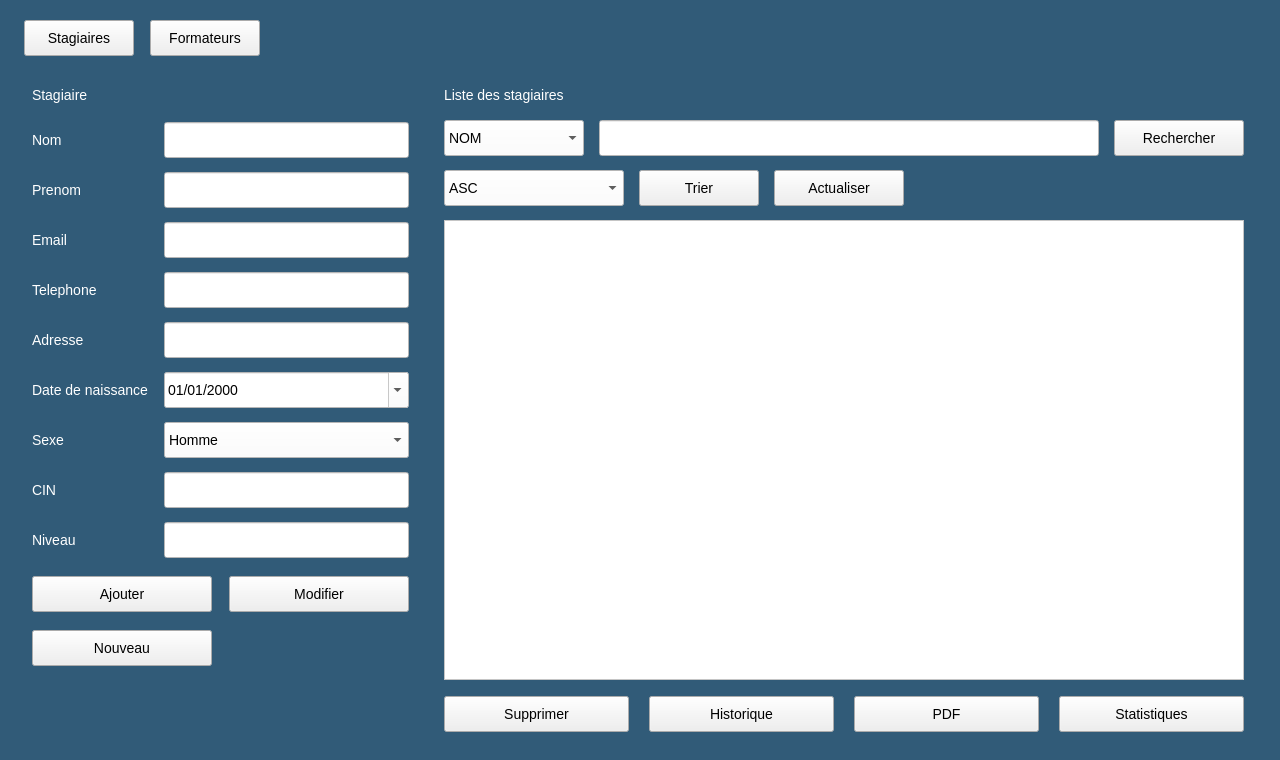
<?xml version="1.0" encoding="utf-8"?>
<ui version="4.0">
  <class>MainWindow</class>
  <widget class="QMainWindow" name="MainWindow">
    <property name="geometry">
      <rect>
        <x>0</x>
        <y>0</y>
        <width>1280</width>
        <height>760</height>
      </rect>
    </property>
    <property name="minimumSize">
      <size>
        <width>1280</width>
        <height>760</height>
      </size>
    </property>
    <property name="maximumSize">
      <size>
        <width>1280</width>
        <height>760</height>
      </size>
    </property>
    <property name="windowTitle">
      <string>Gestion de formation</string>
    </property>
    <property name="styleSheet">
      <string>QWidget { font-family: "Segoe UI"; font-size: 14px; }
QWidget#centralwidget { background-color: #315b78; }
QLabel { color: white; }
QLineEdit, QComboBox, QDateEdit { background-color: white; color: black; min-height: 30px; }
QPushButton { color: black; }
QTableView { background-color: white; color: black; gridline-color: #cccccc; selection-background-color: #c6dce9; selection-color: black; }
QHeaderView::section { background-color: #eeeeee; color: black; padding: 6px; border: 1px solid #cccccc; }</string>
    </property>
    <widget class="QWidget" name="centralwidget">
      <widget class="QPushButton" name="bt_page_stagiaires">
        <property name="geometry">
          <rect>
            <x>24</x>
            <y>20</y>
            <width>110</width>
            <height>36</height>
          </rect>
        </property>
        <property name="text">
          <string>Stagiaires</string>
        </property>
        <property name="minimumSize">
          <size>
            <width>100</width>
            <height>36</height>
          </size>
        </property>
      </widget>
      <widget class="QPushButton" name="bt_page_formateurs">
        <property name="geometry">
          <rect>
            <x>150</x>
            <y>20</y>
            <width>110</width>
            <height>36</height>
          </rect>
        </property>
        <property name="text">
          <string>Formateurs</string>
        </property>
        <property name="minimumSize">
          <size>
            <width>100</width>
            <height>36</height>
          </size>
        </property>
      </widget>
      <widget class="QStackedWidget" name="stackedWidget">
        <property name="geometry">
          <rect>
            <x>24</x>
            <y>80</y>
            <width>1232</width>
            <height>660</height>
          </rect>
        </property>
        <widget class="QWidget" name="page_stagiaires">
          <widget class="QLabel" name="title_stagiaire">
            <property name="geometry">
              <rect>
                <x>8</x>
                <y>0</y>
                <width>370</width>
                <height>30</height>
              </rect>
            </property>
            <property name="text">
              <string>Stagiaire</string>
            </property>
          </widget>
          <widget class="QLabel" name="label_nom_stagiaire">
            <property name="geometry">
              <rect>
                <x>8</x>
                <y>42</y>
                <width>125</width>
                <height>36</height>
              </rect>
            </property>
            <property name="text">
              <string>Nom</string>
            </property>
          </widget>
          <widget class="QLineEdit" name="nom_stagiaire">
            <property name="geometry">
              <rect>
                <x>140</x>
                <y>42</y>
                <width>245</width>
                <height>36</height>
              </rect>
            </property>
          </widget>
          <widget class="QLabel" name="label_prenom_stagiaire">
            <property name="geometry">
              <rect>
                <x>8</x>
                <y>92</y>
                <width>125</width>
                <height>36</height>
              </rect>
            </property>
            <property name="text">
              <string>Prenom</string>
            </property>
          </widget>
          <widget class="QLineEdit" name="prenom_stagiaire">
            <property name="geometry">
              <rect>
                <x>140</x>
                <y>92</y>
                <width>245</width>
                <height>36</height>
              </rect>
            </property>
          </widget>
          <widget class="QLabel" name="label_email_stagiaire">
            <property name="geometry">
              <rect>
                <x>8</x>
                <y>142</y>
                <width>125</width>
                <height>36</height>
              </rect>
            </property>
            <property name="text">
              <string>Email</string>
            </property>
          </widget>
          <widget class="QLineEdit" name="email_stagiaire">
            <property name="geometry">
              <rect>
                <x>140</x>
                <y>142</y>
                <width>245</width>
                <height>36</height>
              </rect>
            </property>
          </widget>
          <widget class="QLabel" name="label_telephone_stagiaire">
            <property name="geometry">
              <rect>
                <x>8</x>
                <y>192</y>
                <width>125</width>
                <height>36</height>
              </rect>
            </property>
            <property name="text">
              <string>Telephone</string>
            </property>
          </widget>
          <widget class="QLineEdit" name="telephone_stagiaire">
            <property name="geometry">
              <rect>
                <x>140</x>
                <y>192</y>
                <width>245</width>
                <height>36</height>
              </rect>
            </property>
          </widget>
          <widget class="QLabel" name="label_adresse_stagiaire">
            <property name="geometry">
              <rect>
                <x>8</x>
                <y>242</y>
                <width>125</width>
                <height>36</height>
              </rect>
            </property>
            <property name="text">
              <string>Adresse</string>
            </property>
          </widget>
          <widget class="QLineEdit" name="adresse_stagiaire">
            <property name="geometry">
              <rect>
                <x>140</x>
                <y>242</y>
                <width>245</width>
                <height>36</height>
              </rect>
            </property>
          </widget>
          <widget class="QLabel" name="label_date_de_naissance_stagiaire">
            <property name="geometry">
              <rect>
                <x>8</x>
                <y>292</y>
                <width>125</width>
                <height>36</height>
              </rect>
            </property>
            <property name="text">
              <string>Date de naissance</string>
            </property>
          </widget>
          <widget class="QDateEdit" name="date_de_naissance_stagiaire">
            <property name="geometry">
              <rect>
                <x>140</x>
                <y>292</y>
                <width>245</width>
                <height>36</height>
              </rect>
            </property>
            <property name="calendarPopup">
              <bool>true</bool>
            </property>
            <property name="displayFormat">
              <string>dd/MM/yyyy</string>
            </property>
          </widget>
          <widget class="QLabel" name="label_sexe_stagiaire">
            <property name="geometry">
              <rect>
                <x>8</x>
                <y>342</y>
                <width>125</width>
                <height>36</height>
              </rect>
            </property>
            <property name="text">
              <string>Sexe</string>
            </property>
          </widget>
          <widget class="QComboBox" name="sexe_stagiaire">
            <property name="geometry">
              <rect>
                <x>140</x>
                <y>342</y>
                <width>245</width>
                <height>36</height>
              </rect>
            </property>
            <item>
              <property name="text">
                <string>Homme</string>
              </property>
            </item>
            <item>
              <property name="text">
                <string>Femme</string>
              </property>
            </item>
          </widget>
          <widget class="QLabel" name="label_cin_stagiaire">
            <property name="geometry">
              <rect>
                <x>8</x>
                <y>392</y>
                <width>125</width>
                <height>36</height>
              </rect>
            </property>
            <property name="text">
              <string>CIN</string>
            </property>
          </widget>
          <widget class="QLineEdit" name="cin_stagiaire">
            <property name="geometry">
              <rect>
                <x>140</x>
                <y>392</y>
                <width>245</width>
                <height>36</height>
              </rect>
            </property>
          </widget>
          <widget class="QLabel" name="label_niveau_stagiaire">
            <property name="geometry">
              <rect>
                <x>8</x>
                <y>442</y>
                <width>125</width>
                <height>36</height>
              </rect>
            </property>
            <property name="text">
              <string>Niveau</string>
            </property>
          </widget>
          <widget class="QLineEdit" name="niveau_stagiaire">
            <property name="geometry">
              <rect>
                <x>140</x>
                <y>442</y>
                <width>245</width>
                <height>36</height>
              </rect>
            </property>
          </widget>
          <widget class="QPushButton" name="bt_ajouter_stagiaire">
            <property name="geometry">
              <rect>
                <x>8</x>
                <y>496</y>
                <width>180</width>
                <height>36</height>
              </rect>
            </property>
            <property name="text">
              <string>Ajouter</string>
            </property>
            <property name="minimumSize">
              <size>
                <width>100</width>
                <height>36</height>
              </size>
            </property>
          </widget>
          <widget class="QPushButton" name="bt_modifier_stagiaire">
            <property name="geometry">
              <rect>
                <x>205</x>
                <y>496</y>
                <width>180</width>
                <height>36</height>
              </rect>
            </property>
            <property name="text">
              <string>Modifier</string>
            </property>
            <property name="minimumSize">
              <size>
                <width>100</width>
                <height>36</height>
              </size>
            </property>
          </widget>
          <widget class="QPushButton" name="bt_vider_stagiaire">
            <property name="geometry">
              <rect>
                <x>8</x>
                <y>550</y>
                <width>180</width>
                <height>36</height>
              </rect>
            </property>
            <property name="text">
              <string>Nouveau</string>
            </property>
            <property name="minimumSize">
              <size>
                <width>100</width>
                <height>36</height>
              </size>
            </property>
          </widget>
          <widget class="QLabel" name="listTitle_stagiaire">
            <property name="geometry">
              <rect>
                <x>420</x>
                <y>0</y>
                <width>800</width>
                <height>30</height>
              </rect>
            </property>
            <property name="text">
              <string>Liste des stagiaires</string>
            </property>
          </widget>
          <widget class="QComboBox" name="choix_stagiaire">
            <property name="geometry">
              <rect>
                <x>420</x>
                <y>40</y>
                <width>140</width>
                <height>36</height>
              </rect>
            </property>
            <item>
              <property name="text">
                <string>NOM</string>
              </property>
            </item>
            <item>
              <property name="text">
                <string>PRENOM</string>
              </property>
            </item>
            <item>
              <property name="text">
                <string>EMAIL</string>
              </property>
            </item>
            <item>
              <property name="text">
                <string>TELEPHONE</string>
              </property>
            </item>
            <item>
              <property name="text">
                <string>ADRESSE</string>
              </property>
            </item>
            <item>
              <property name="text">
                <string>SEXE</string>
              </property>
            </item>
            <item>
              <property name="text">
                <string>CIN</string>
              </property>
            </item>
            <item>
              <property name="text">
                <string>NIVEAU</string>
              </property>
            </item>
          </widget>
          <widget class="QLineEdit" name="chercher_stagiaire">
            <property name="geometry">
              <rect>
                <x>575</x>
                <y>40</y>
                <width>500</width>
                <height>36</height>
              </rect>
            </property>
          </widget>
          <widget class="QPushButton" name="bt_chercher_stagiaire">
            <property name="geometry">
              <rect>
                <x>1090</x>
                <y>40</y>
                <width>130</width>
                <height>36</height>
              </rect>
            </property>
            <property name="text">
              <string>Rechercher</string>
            </property>
            <property name="minimumSize">
              <size>
                <width>100</width>
                <height>36</height>
              </size>
            </property>
          </widget>
          <widget class="QComboBox" name="ordre_stagiaire">
            <property name="geometry">
              <rect>
                <x>420</x>
                <y>90</y>
                <width>180</width>
                <height>36</height>
              </rect>
            </property>
            <item>
              <property name="text">
                <string>ASC</string>
              </property>
            </item>
            <item>
              <property name="text">
                <string>DESC</string>
              </property>
            </item>
          </widget>
          <widget class="QPushButton" name="bt_tri_stagiaire">
            <property name="geometry">
              <rect>
                <x>615</x>
                <y>90</y>
                <width>120</width>
                <height>36</height>
              </rect>
            </property>
            <property name="text">
              <string>Trier</string>
            </property>
            <property name="minimumSize">
              <size>
                <width>100</width>
                <height>36</height>
              </size>
            </property>
          </widget>
          <widget class="QPushButton" name="bt_actualiser_stagiaire">
            <property name="geometry">
              <rect>
                <x>750</x>
                <y>90</y>
                <width>130</width>
                <height>36</height>
              </rect>
            </property>
            <property name="text">
              <string>Actualiser</string>
            </property>
            <property name="minimumSize">
              <size>
                <width>100</width>
                <height>36</height>
              </size>
            </property>
          </widget>
          <widget class="QTableView" name="tableView_stagiaire">
            <property name="geometry">
              <rect>
                <x>420</x>
                <y>140</y>
                <width>800</width>
                <height>460</height>
              </rect>
            </property>
          </widget>
          <widget class="QPushButton" name="bt_supprimer_stagiaire">
            <property name="geometry">
              <rect>
                <x>420</x>
                <y>616</y>
                <width>185</width>
                <height>36</height>
              </rect>
            </property>
            <property name="text">
              <string>Supprimer</string>
            </property>
            <property name="minimumSize">
              <size>
                <width>100</width>
                <height>36</height>
              </size>
            </property>
          </widget>
          <widget class="QPushButton" name="bt_historique_stagiaire">
            <property name="geometry">
              <rect>
                <x>625</x>
                <y>616</y>
                <width>185</width>
                <height>36</height>
              </rect>
            </property>
            <property name="text">
              <string>Historique</string>
            </property>
            <property name="minimumSize">
              <size>
                <width>100</width>
                <height>36</height>
              </size>
            </property>
          </widget>
          <widget class="QPushButton" name="bt_pdf_stagiaire">
            <property name="geometry">
              <rect>
                <x>830</x>
                <y>616</y>
                <width>185</width>
                <height>36</height>
              </rect>
            </property>
            <property name="text">
              <string>PDF</string>
            </property>
            <property name="minimumSize">
              <size>
                <width>100</width>
                <height>36</height>
              </size>
            </property>
          </widget>
          <widget class="QPushButton" name="bt_stat_stagiaire">
            <property name="geometry">
              <rect>
                <x>1035</x>
                <y>616</y>
                <width>185</width>
                <height>36</height>
              </rect>
            </property>
            <property name="text">
              <string>Statistiques</string>
            </property>
            <property name="minimumSize">
              <size>
                <width>100</width>
                <height>36</height>
              </size>
            </property>
          </widget>
        </widget>
        <widget class="QWidget" name="page_formateurs">
          <widget class="QLabel" name="title_formateur">
            <property name="geometry">
              <rect>
                <x>8</x>
                <y>0</y>
                <width>370</width>
                <height>30</height>
              </rect>
            </property>
            <property name="text">
              <string>Formateur</string>
            </property>
          </widget>
          <widget class="QLabel" name="label_nom_formateur">
            <property name="geometry">
              <rect>
                <x>8</x>
                <y>42</y>
                <width>125</width>
                <height>36</height>
              </rect>
            </property>
            <property name="text">
              <string>Nom</string>
            </property>
          </widget>
          <widget class="QLineEdit" name="nom_formateur">
            <property name="geometry">
              <rect>
                <x>140</x>
                <y>42</y>
                <width>245</width>
                <height>36</height>
              </rect>
            </property>
          </widget>
          <widget class="QLabel" name="label_prenom_formateur">
            <property name="geometry">
              <rect>
                <x>8</x>
                <y>92</y>
                <width>125</width>
                <height>36</height>
              </rect>
            </property>
            <property name="text">
              <string>Prenom</string>
            </property>
          </widget>
          <widget class="QLineEdit" name="prenom_formateur">
            <property name="geometry">
              <rect>
                <x>140</x>
                <y>92</y>
                <width>245</width>
                <height>36</height>
              </rect>
            </property>
          </widget>
          <widget class="QLabel" name="label_cin_formateur">
            <property name="geometry">
              <rect>
                <x>8</x>
                <y>142</y>
                <width>125</width>
                <height>36</height>
              </rect>
            </property>
            <property name="text">
              <string>CIN</string>
            </property>
          </widget>
          <widget class="QLineEdit" name="cin_formateur">
            <property name="geometry">
              <rect>
                <x>140</x>
                <y>142</y>
                <width>245</width>
                <height>36</height>
              </rect>
            </property>
          </widget>
          <widget class="QLabel" name="label_email_formateur">
            <property name="geometry">
              <rect>
                <x>8</x>
                <y>192</y>
                <width>125</width>
                <height>36</height>
              </rect>
            </property>
            <property name="text">
              <string>Email</string>
            </property>
          </widget>
          <widget class="QLineEdit" name="email_formateur">
            <property name="geometry">
              <rect>
                <x>140</x>
                <y>192</y>
                <width>245</width>
                <height>36</height>
              </rect>
            </property>
          </widget>
          <widget class="QLabel" name="label_telephone_formateur">
            <property name="geometry">
              <rect>
                <x>8</x>
                <y>242</y>
                <width>125</width>
                <height>36</height>
              </rect>
            </property>
            <property name="text">
              <string>Telephone</string>
            </property>
          </widget>
          <widget class="QLineEdit" name="telephone_formateur">
            <property name="geometry">
              <rect>
                <x>140</x>
                <y>242</y>
                <width>245</width>
                <height>36</height>
              </rect>
            </property>
          </widget>
          <widget class="QLabel" name="label_specialite_formateur">
            <property name="geometry">
              <rect>
                <x>8</x>
                <y>292</y>
                <width>125</width>
                <height>36</height>
              </rect>
            </property>
            <property name="text">
              <string>Specialite</string>
            </property>
          </widget>
          <widget class="QLineEdit" name="specialite_formateur">
            <property name="geometry">
              <rect>
                <x>140</x>
                <y>292</y>
                <width>245</width>
                <height>36</height>
              </rect>
            </property>
          </widget>
          <widget class="QLabel" name="label_date_embauche_formateur">
            <property name="geometry">
              <rect>
                <x>8</x>
                <y>342</y>
                <width>125</width>
                <height>36</height>
              </rect>
            </property>
            <property name="text">
              <string>Date d'embauche</string>
            </property>
          </widget>
          <widget class="QDateEdit" name="date_embauche_formateur">
            <property name="geometry">
              <rect>
                <x>140</x>
                <y>342</y>
                <width>245</width>
                <height>36</height>
              </rect>
            </property>
            <property name="calendarPopup">
              <bool>true</bool>
            </property>
            <property name="displayFormat">
              <string>dd/MM/yyyy</string>
            </property>
          </widget>
          <widget class="QLabel" name="label_statut_formateur">
            <property name="geometry">
              <rect>
                <x>8</x>
                <y>392</y>
                <width>125</width>
                <height>36</height>
              </rect>
            </property>
            <property name="text">
              <string>Statut</string>
            </property>
          </widget>
          <widget class="QComboBox" name="statut_formateur">
            <property name="geometry">
              <rect>
                <x>140</x>
                <y>392</y>
                <width>245</width>
                <height>36</height>
              </rect>
            </property>
            <item>
              <property name="text">
                <string>Actif</string>
              </property>
            </item>
            <item>
              <property name="text">
                <string>Inactif</string>
              </property>
            </item>
          </widget>
          <widget class="QLabel" name="label_sexe_formateur">
            <property name="geometry">
              <rect>
                <x>8</x>
                <y>442</y>
                <width>125</width>
                <height>36</height>
              </rect>
            </property>
            <property name="text">
              <string>Sexe</string>
            </property>
          </widget>
          <widget class="QComboBox" name="sexe_formateur">
            <property name="geometry">
              <rect>
                <x>140</x>
                <y>442</y>
                <width>245</width>
                <height>36</height>
              </rect>
            </property>
            <item>
              <property name="text">
                <string>Homme</string>
              </property>
            </item>
            <item>
              <property name="text">
                <string>Femme</string>
              </property>
            </item>
          </widget>
          <widget class="QPushButton" name="bt_ajouter_formateur">
            <property name="geometry">
              <rect>
                <x>8</x>
                <y>496</y>
                <width>180</width>
                <height>36</height>
              </rect>
            </property>
            <property name="text">
              <string>Ajouter</string>
            </property>
            <property name="minimumSize">
              <size>
                <width>100</width>
                <height>36</height>
              </size>
            </property>
          </widget>
          <widget class="QPushButton" name="bt_modifier_formateur">
            <property name="geometry">
              <rect>
                <x>205</x>
                <y>496</y>
                <width>180</width>
                <height>36</height>
              </rect>
            </property>
            <property name="text">
              <string>Modifier</string>
            </property>
            <property name="minimumSize">
              <size>
                <width>100</width>
                <height>36</height>
              </size>
            </property>
          </widget>
          <widget class="QPushButton" name="bt_vider_formateur">
            <property name="geometry">
              <rect>
                <x>8</x>
                <y>550</y>
                <width>180</width>
                <height>36</height>
              </rect>
            </property>
            <property name="text">
              <string>Nouveau</string>
            </property>
            <property name="minimumSize">
              <size>
                <width>100</width>
                <height>36</height>
              </size>
            </property>
          </widget>
          <widget class="QLabel" name="listTitle_formateur">
            <property name="geometry">
              <rect>
                <x>420</x>
                <y>0</y>
                <width>800</width>
                <height>30</height>
              </rect>
            </property>
            <property name="text">
              <string>Liste des formateurs</string>
            </property>
          </widget>
          <widget class="QComboBox" name="choix_formateur">
            <property name="geometry">
              <rect>
                <x>420</x>
                <y>40</y>
                <width>140</width>
                <height>36</height>
              </rect>
            </property>
            <item>
              <property name="text">
                <string>NOM</string>
              </property>
            </item>
            <item>
              <property name="text">
                <string>PRENOM</string>
              </property>
            </item>
            <item>
              <property name="text">
                <string>CIN</string>
              </property>
            </item>
            <item>
              <property name="text">
                <string>EMAIL</string>
              </property>
            </item>
            <item>
              <property name="text">
                <string>TELEPHONE</string>
              </property>
            </item>
            <item>
              <property name="text">
                <string>SPECIALITE</string>
              </property>
            </item>
            <item>
              <property name="text">
                <string>STATUT</string>
              </property>
            </item>
            <item>
              <property name="text">
                <string>SEXE</string>
              </property>
            </item>
          </widget>
          <widget class="QLineEdit" name="chercher_formateur">
            <property name="geometry">
              <rect>
                <x>575</x>
                <y>40</y>
                <width>500</width>
                <height>36</height>
              </rect>
            </property>
          </widget>
          <widget class="QPushButton" name="bt_chercher_formateur">
            <property name="geometry">
              <rect>
                <x>1090</x>
                <y>40</y>
                <width>130</width>
                <height>36</height>
              </rect>
            </property>
            <property name="text">
              <string>Rechercher</string>
            </property>
            <property name="minimumSize">
              <size>
                <width>100</width>
                <height>36</height>
              </size>
            </property>
          </widget>
          <widget class="QComboBox" name="ordre_formateur">
            <property name="geometry">
              <rect>
                <x>420</x>
                <y>90</y>
                <width>180</width>
                <height>36</height>
              </rect>
            </property>
            <item>
              <property name="text">
                <string>ASC</string>
              </property>
            </item>
            <item>
              <property name="text">
                <string>DESC</string>
              </property>
            </item>
          </widget>
          <widget class="QPushButton" name="bt_tri_formateur">
            <property name="geometry">
              <rect>
                <x>615</x>
                <y>90</y>
                <width>120</width>
                <height>36</height>
              </rect>
            </property>
            <property name="text">
              <string>Trier</string>
            </property>
            <property name="minimumSize">
              <size>
                <width>100</width>
                <height>36</height>
              </size>
            </property>
          </widget>
          <widget class="QPushButton" name="bt_actualiser_formateur">
            <property name="geometry">
              <rect>
                <x>750</x>
                <y>90</y>
                <width>130</width>
                <height>36</height>
              </rect>
            </property>
            <property name="text">
              <string>Actualiser</string>
            </property>
            <property name="minimumSize">
              <size>
                <width>100</width>
                <height>36</height>
              </size>
            </property>
          </widget>
          <widget class="QTableView" name="tableView_formateur">
            <property name="geometry">
              <rect>
                <x>420</x>
                <y>140</y>
                <width>800</width>
                <height>460</height>
              </rect>
            </property>
          </widget>
          <widget class="QPushButton" name="bt_supprimer_formateur">
            <property name="geometry">
              <rect>
                <x>420</x>
                <y>616</y>
                <width>185</width>
                <height>36</height>
              </rect>
            </property>
            <property name="text">
              <string>Supprimer</string>
            </property>
            <property name="minimumSize">
              <size>
                <width>100</width>
                <height>36</height>
              </size>
            </property>
          </widget>
          <widget class="QPushButton" name="bt_historique_formateur">
            <property name="geometry">
              <rect>
                <x>625</x>
                <y>616</y>
                <width>185</width>
                <height>36</height>
              </rect>
            </property>
            <property name="text">
              <string>Historique</string>
            </property>
            <property name="minimumSize">
              <size>
                <width>100</width>
                <height>36</height>
              </size>
            </property>
          </widget>
          <widget class="QPushButton" name="bt_pdf_formateur">
            <property name="geometry">
              <rect>
                <x>830</x>
                <y>616</y>
                <width>185</width>
                <height>36</height>
              </rect>
            </property>
            <property name="text">
              <string>PDF</string>
            </property>
            <property name="minimumSize">
              <size>
                <width>100</width>
                <height>36</height>
              </size>
            </property>
          </widget>
          <widget class="QPushButton" name="bt_stat_formateur">
            <property name="geometry">
              <rect>
                <x>1035</x>
                <y>616</y>
                <width>185</width>
                <height>36</height>
              </rect>
            </property>
            <property name="text">
              <string>Statistiques</string>
            </property>
            <property name="minimumSize">
              <size>
                <width>100</width>
                <height>36</height>
              </size>
            </property>
          </widget>
        </widget>
      </widget>
    </widget>
  </widget>
  <resources />
  <connections />
</ui>
